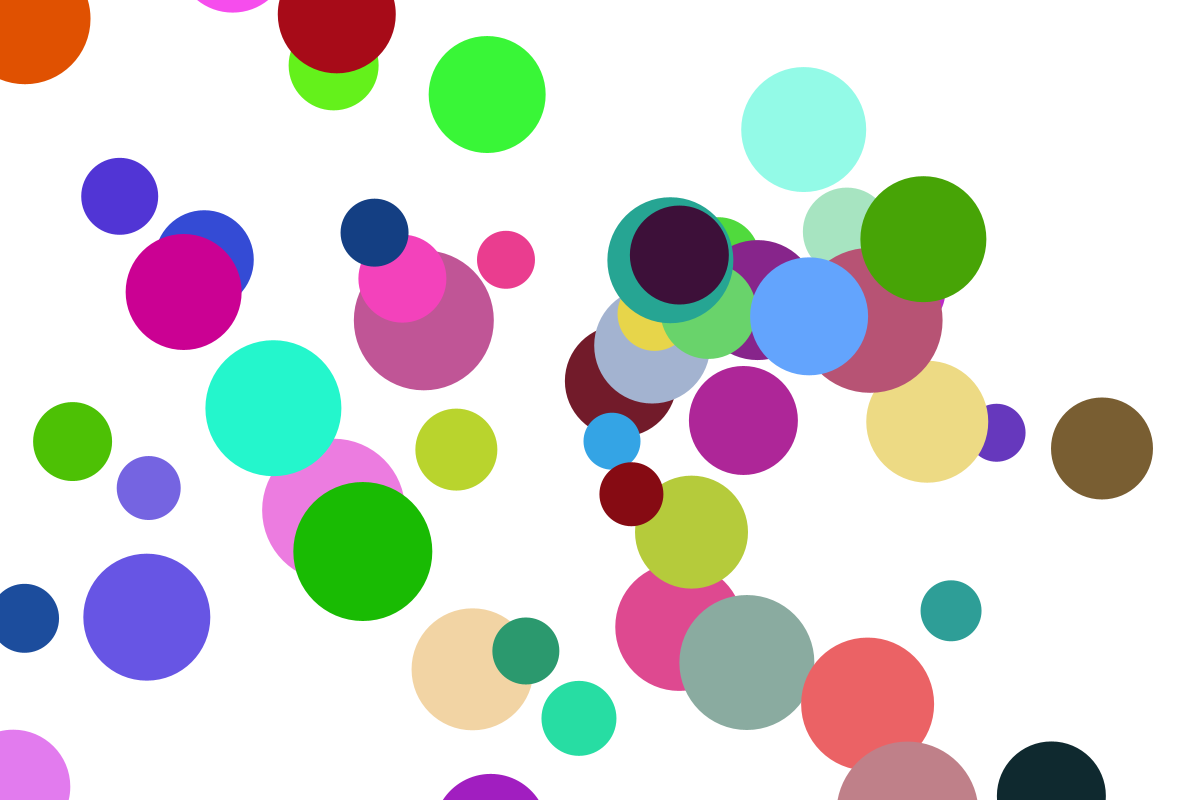
Frame 1 (no input)
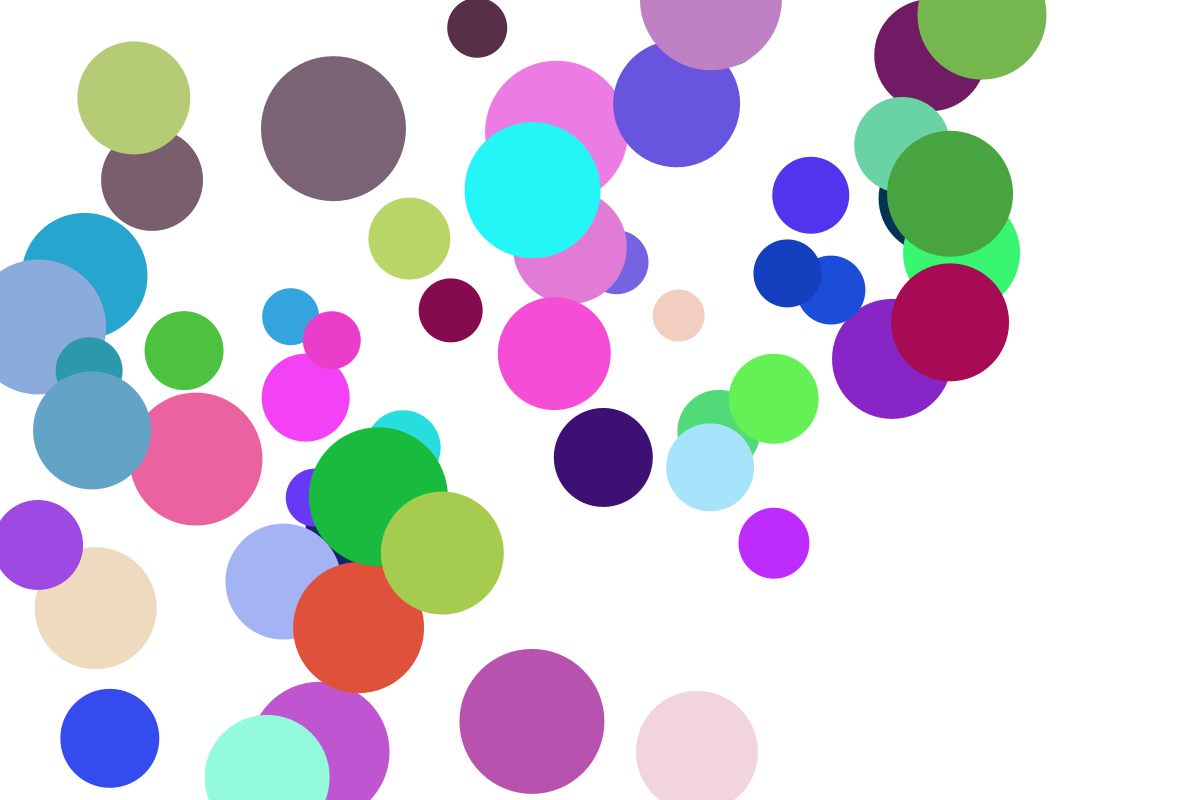
Frame 60 (the mouse pressed at the canvas centre just before this capture)
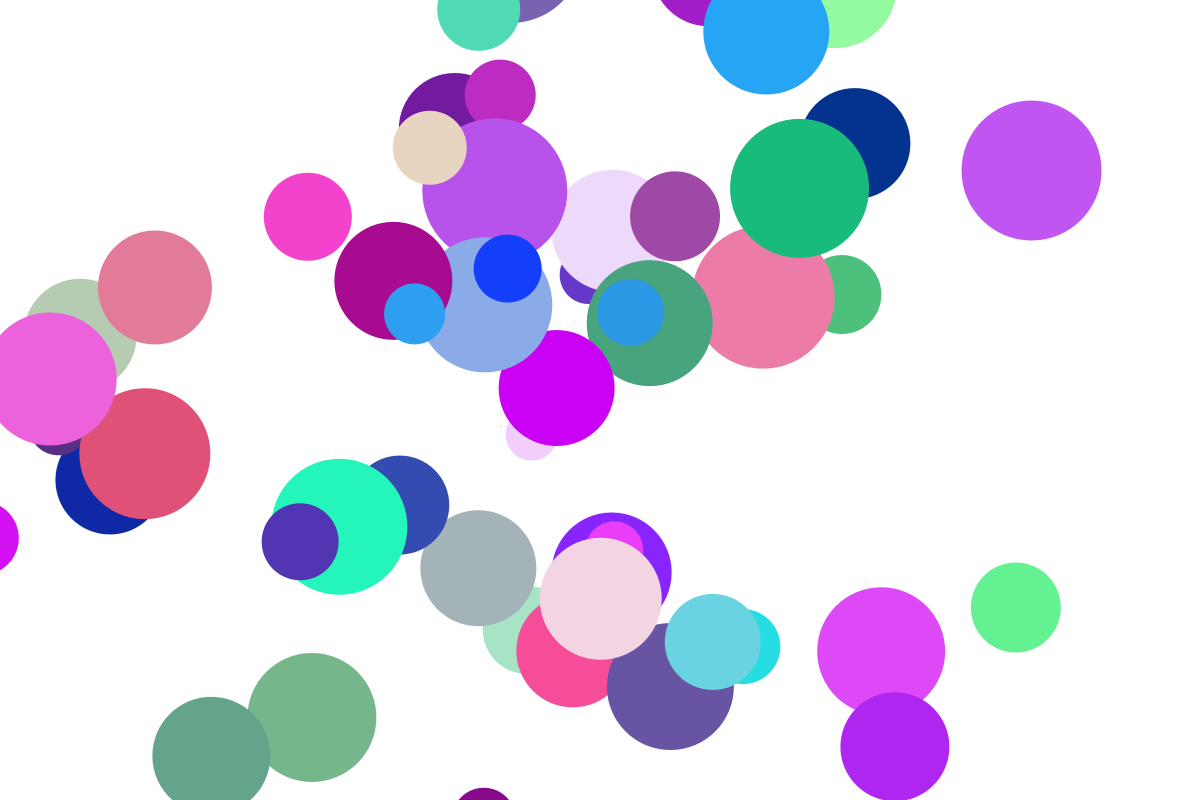
Frame 120 (the mouse held since frame 60 and released just before this capture)

The Processing sketch that drew these frames (run headless with seeded random() and noise(); from frame 60 on, the mouse is pressed at the canvas centre):

// Processing sketch: Perlin_Walker_blue
// ── Perlin_Walker_blue.pde
// Random Walker 2
// expanded from the Daniel Shiffman Lectures - The Nature of Code


Walker w;
int count = 0;
ArrayList<Walker> walkerArray;

void setup(){
  // set the size   
  size(1200, 800);
  
  // set up a array to put the walkers in  
  walkerArray = new ArrayList<Walker>();
  
  // create walkers and add them to the array  
  while(count < 60){
    walkerArray.add(new Walker(int(random(5000)), int(random(5000)), int(random(50, 150)) ));
    count++;
  };
  color c = color(255,255,255,0);
  background(c);
  frameRate(25);
}

void draw(){
  color c = color(255,255,255,0.9);
  background(c);
  // step throught the array and call their methods  
  for(int i = 0; i < walkerArray.size(); i++)
  {
    walkerArray.get(i).render();
    // walkerArray.get(i).changeRed();
    // walkerArray.get(i).changeBlue();
    // walkerArray.get(i).changeGreen();
  }
}


// ── Walker.pde
class Walker 
{
  int r, g, b;
  boolean dir = true;
  float x, y;
  float tx, ty;
  int rad;
  PImage photo;

  // 
  Walker(int tX, int tY, int rad){
    this.rad = rad; // diameter
    randomColor();
    tx = tX;
    ty = tY;
  }
 
  void render(){
    
    changeBlue();
    x = map(noise(tx), 0, 1, -400, width+400);
    y = map(noise(ty),0,1, -400, height + 400);
    
    tx += random(0.05);
    ty += random(0.05);
    
    
    ellipse(x, y, rad, rad);
    fill(r, g, b);
    strokeWeight(2);
    noStroke();
  }

  
  void randomColor(){
    b = int(random(255));
    g = int(random(255));
    r = int(random(255));
  }
  
  void changeRed(){
    if(dir == true){
      if(r < 255) {
        r++;
      } else {
        dir = false;
      };
    };
    
    if(dir == false){
      if(r > 0) {
        r--;
      } else {
        dir = true;
      };
    };
  };
  void changeBlue(){
    if(dir == true){
      if(b < 255) {
        b++;
      } else {
        dir = false;
      };
    };
    
    if(dir == false){
      if(b > 0) {
        b--;
      } else {
        dir = true;
      };
    };
  };
  void change(){
    if(dir == true){
      if(r < 255) {
        r++;
      } else {
        dir = false;
      };
    };
    
    if(dir == false){
      if(r > 0) {
        r--;
      } else {
        dir = true;
      };
    };
  };
}
